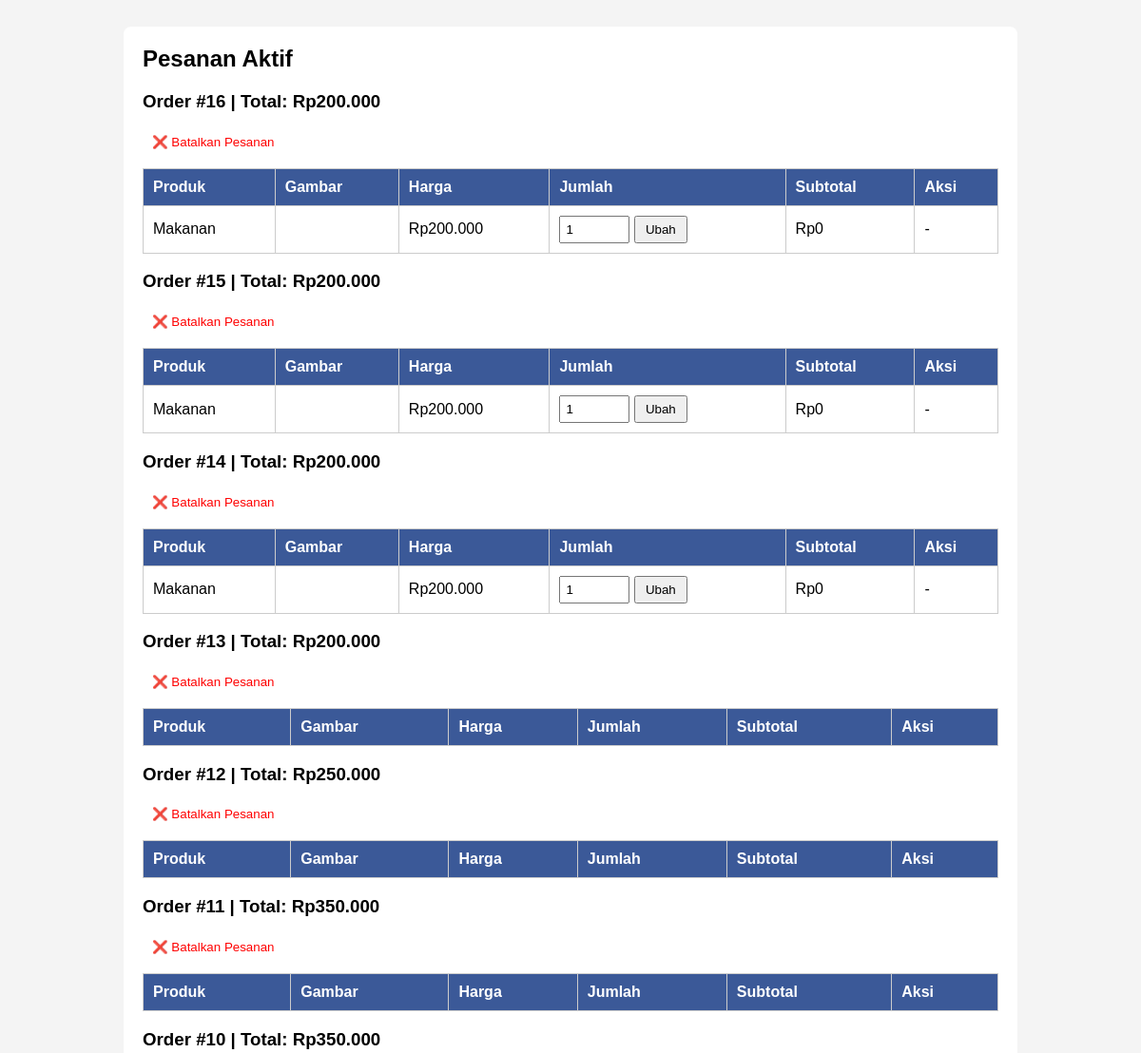
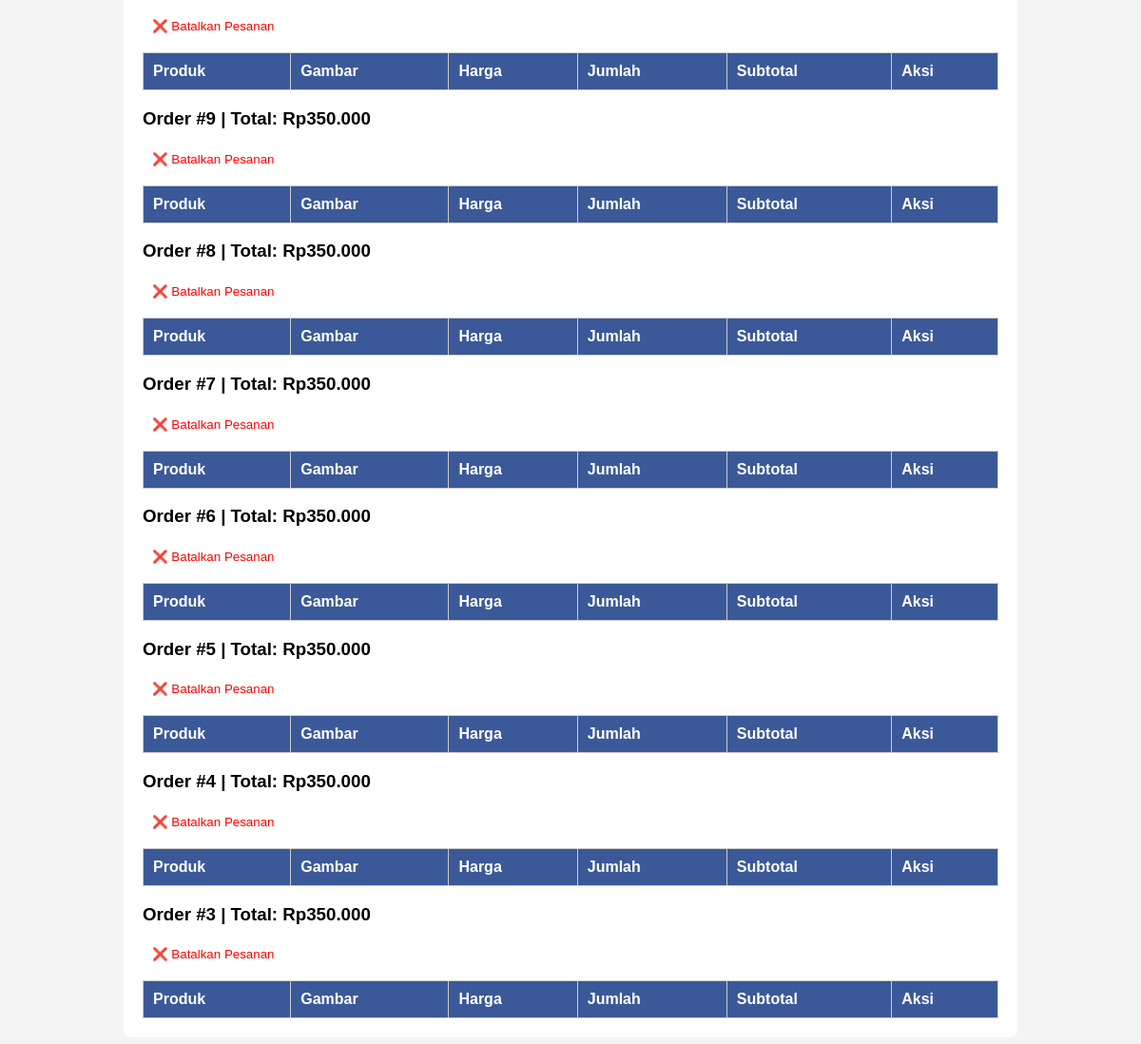
/my_orders.php (signed in), run on the app's committed database (2 pictures, top to bottom).
### tables this page shows
CREATE TABLE `pesanan` (
  `id_pesanan` int(11) NOT NULL,
  `id_user` int(11) NOT NULL,
  `id_kurir` int(11) DEFAULT NULL,
  `tanggal_pesanan` datetime DEFAULT current_timestamp(),
  `status_pesanan` enum('pending','diproses','dikirim','selesai','dibatalkan') DEFAULT 'pending',
  `alamat_pengiriman` text DEFAULT NULL,
  `total_harga` decimal(12,2) DEFAULT NULL,
  `status` enum('diproses','dikirim','selesai','dibatalkan') DEFAULT 'diproses',
  `total_price` int(11) DEFAULT 0,
  `order_date` datetime DEFAULT current_timestamp()
);

CREATE TABLE `order_detail` (
  `id_order_detail` int(11) NOT NULL,
  `id_pesanan` int(11) NOT NULL,
  `id_produk` int(11) NOT NULL,
  `jumlah` int(11) NOT NULL,
  `harga_satuan` decimal(10,2) NOT NULL,
  `subtotal` decimal(12,2) DEFAULT NULL,
  `quantity` int(11) NOT NULL
);

CREATE TABLE `produk` (
  `id_produk` int(11) NOT NULL,
  `nama_produk` varchar(100) NOT NULL,
  `deskripsi` text DEFAULT NULL,
  `harga` decimal(10,2) NOT NULL,
  `stok` int(11) NOT NULL,
  `gambar_produk` varchar(255) DEFAULT NULL,
  `id_kategori` int(11) DEFAULT NULL,
  `created_at` timestamp NOT NULL DEFAULT current_timestamp()
);

### my_orders.php (the view, shortened to what this page needs)
<?php
include 'config/db.php';
$user_id = $_SESSION['user']['id_user'];
$stmt = $conn->prepare("SELECT * FROM pesanan WHERE id_user = ? AND status = 'diproses' ORDER BY order_date DESC");
$stmt->execute([$user_id]);
$orders = $stmt->fetchAll(PDO::FETCH_ASSOC);
?>
<!DOCTYPE html>
<html>
<head>
</head>
<body>
<div class="box">
    <h2>Pesanan Aktif</h2>
    <?php if (count($orders) == 0): ?>
        <p>Pesanan anda sedang di proses.</p>
    <?php else: ?>
        <?php foreach ($orders as $order): ?>
            <h3>Order #<?= $order['id_pesanan'] ?> | Total: Rp<?= number_format($order['total_price'], 0, ',', '.') ?></h3>
            <form method="POST" onsubmit="return openCancelModal(<?= $order['id_pesanan'] ?>);">
                <button type="button" onclick="openCancelModal(<?= $order['id_pesanan'] ?>)" class="cancel-btn">❌ Batalkan Pesanan</button>
            </form>
            <?php
            $detailStmt = $conn->prepare("
                SELECT od.*, p.nama_produk, p.gambar_produk FROM order_detail od
                JOIN produk p ON od.id_produk = p.id_produk
                WHERE od.id_pesanan = ?
            ");
            $detailStmt->execute([$order['id_pesanan']]);
            $items = $detailStmt->fetchAll(PDO::FETCH_ASSOC);
            ?>
            <table>
                <thead>
                    <tr>
                        <th>Produk</th>
                        <th>Gambar</th>
                        <th>Harga</th>
                        <th>Jumlah</th>
                        <th>Subtotal</th>
                        <th>Aksi</th>
                    </tr>
                </thead>
                <tbody>
                    <?php foreach ($items as $item): ?>
                        <tr>
                            <td><?= htmlspecialchars($item['nama_produk']) ?></td>
                            <td><img src="assets/images/<?= $item['gambar_produk'] ?>" alt="" width="60"></td>
                            <td>Rp<?= number_format($item['harga_satuan'] / $item['quantity'], 0, ',', '.') ?></td>
                            <td>
                                <form method="POST" style="display: inline;">
                                    <input type="number" name="quantity" value="<?= $item['quantity'] ?>" min="1">
                                    <button type="submit" name="update_qty">Ubah</button>
                                </form>
                            </td>
                            <td>Rp<?= number_format($item['subtotal'], 0, ',', '.') ?></td>
                            <td>-</td>
                        </tr>
                    <?php endforeach; ?>
                </tbody>
            </table>
        <?php endforeach; ?>
    <?php endif; ?>
</div>
</body>
</html>

### my_orders.php (style rules this page uses)
body { font-family: Arial; background: #f4f4f4; padding: 20px; }
.box { max-width: 900px; background: white; padding: 20px; margin: auto; border-radius: 8px; }
h2 { margin-top: 0; }
table { width: 100%; border-collapse: collapse; margin-top: 15px; }
th, td { border: 1px solid #ccc; padding: 10px; text-align: left; }
th { background: #3b5998; color: white; }
input[type=number] { width: 60px; padding: 5px; }
button { padding: 5px 10px; }
.cancel-btn { background: none; color: red; border: none; cursor: pointer; }

### data on the page
pesanan: id_pesanan "16", total_price "200.000"
order_detail: id_produk.nama_produk "Makanan", $item['harga_satuan'] / $item['quantity'] "200.000", quantity "1", subtotal "0"
pesanan: id_pesanan "15", total_price "200.000"
order_detail: id_produk.nama_produk "Makanan", $item['harga_satuan'] / $item['quantity'] "200.000", quantity "1", subtotal "0"
pesanan: id_pesanan "14", total_price "200.000"
order_detail: id_produk.nama_produk "Makanan", $item['harga_satuan'] / $item['quantity'] "200.000", quantity "1", subtotal "0"
pesanan: id_pesanan "13", total_price "200.000"
pesanan: id_pesanan "12", total_price "250.000"
pesanan: id_pesanan "11", total_price "350.000"
pesanan: id_pesanan "10", total_price "350.000"
pesanan: id_pesanan "9", total_price "350.000"
pesanan: id_pesanan "8", total_price "350.000"
pesanan: id_pesanan "7", total_price "350.000"
pesanan: id_pesanan "6", total_price "350.000"
pesanan: id_pesanan "5", total_price "350.000"
pesanan: id_pesanan "4", total_price "350.000"
pesanan: id_pesanan "3", total_price "350.000"
